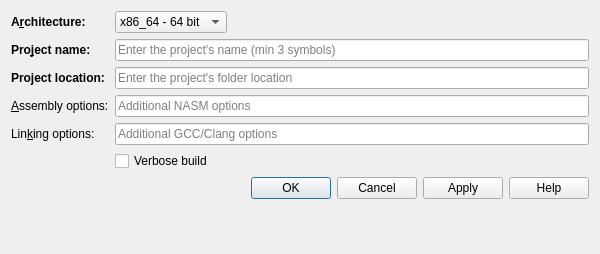
<?xml version="1.0" encoding="UTF-8"?>
<ui version="4.0">
 <class>ProjectWindow</class>
 <widget class="QDialog" name="ProjectWindow">
  <property name="geometry">
   <rect>
    <x>0</x>
    <y>0</y>
    <width>600</width>
    <height>254</height>
   </rect>
  </property>
  <property name="maximumSize">
   <size>
    <width>600</width>
    <height>254</height>
   </size>
  </property>
  <property name="cursor">
   <cursorShape>ArrowCursor</cursorShape>
  </property>
  <property name="windowTitle">
   <string notr="true">Project</string>
  </property>
  <property name="modal">
   <bool>true</bool>
  </property>
  <layout class="QFormLayout" name="formLayout">
   <item row="0" column="0">
    <widget class="QLabel" name="archLabel">
     <property name="font">
      <font>
       <weight>75</weight>
       <bold>true</bold>
      </font>
     </property>
     <property name="text">
      <string>A&amp;rchitecture:</string>
     </property>
     <property name="buddy">
      <cstring>archiComboBox</cstring>
     </property>
    </widget>
   </item>
   <item row="0" column="1">
    <layout class="QHBoxLayout" name="horizontalLayout">
     <item>
      <widget class="QComboBox" name="archiComboBox">
       <property name="currentIndex">
        <number>1</number>
       </property>
       <item>
        <property name="text">
         <string>x86 - 32 bit</string>
        </property>
       </item>
       <item>
        <property name="text">
         <string>x86_64 - 64 bit</string>
        </property>
       </item>
      </widget>
     </item>
     <item>
      <spacer name="horizontalSpacer">
       <property name="orientation">
        <enum>Qt::Horizontal</enum>
       </property>
       <property name="sizeHint" stdset="0">
        <size>
         <width>40</width>
         <height>20</height>
        </size>
       </property>
      </spacer>
     </item>
    </layout>
   </item>
   <item row="1" column="0">
    <widget class="QLabel" name="nameLabel">
     <property name="font">
      <font>
       <weight>75</weight>
       <bold>true</bold>
      </font>
     </property>
     <property name="text">
      <string>Pro&amp;ject name:</string>
     </property>
     <property name="buddy">
      <cstring>nameEdit</cstring>
     </property>
    </widget>
   </item>
   <item row="1" column="1">
    <widget class="QLineEdit" name="nameEdit">
     <property name="text">
      <string/>
     </property>
     <property name="placeholderText">
      <string>Enter the project's name (min 3 symbols)</string>
     </property>
    </widget>
   </item>
   <item row="2" column="1">
    <widget class="QFileEdit" name="pathEdit">
     <property name="toolTip">
      <string/>
     </property>
     <property name="whatsThis">
      <string/>
     </property>
     <property name="placeholderText">
      <string>Enter the project's folder location</string>
     </property>
     <property name="clearButtonEnabled">
      <bool>true</bool>
     </property>
     <property name="mode">
      <enum>QFileEdit::OpenFolderDialog</enum>
     </property>
    </widget>
   </item>
   <item row="3" column="0">
    <widget class="QLabel" name="assemblyLabel">
     <property name="sizePolicy">
      <sizepolicy hsizetype="Fixed" vsizetype="Preferred">
       <horstretch>0</horstretch>
       <verstretch>0</verstretch>
      </sizepolicy>
     </property>
     <property name="text">
      <string>&amp;Assembly options:</string>
     </property>
     <property name="buddy">
      <cstring>assemblyOptionsEdit</cstring>
     </property>
    </widget>
   </item>
   <item row="3" column="1">
    <widget class="QLineEdit" name="assemblyOptionsEdit">
     <property name="placeholderText">
      <string>Additional NASM options</string>
     </property>
    </widget>
   </item>
   <item row="4" column="0">
    <widget class="QLabel" name="linkingLabel">
     <property name="sizePolicy">
      <sizepolicy hsizetype="Fixed" vsizetype="Preferred">
       <horstretch>0</horstretch>
       <verstretch>0</verstretch>
      </sizepolicy>
     </property>
     <property name="text">
      <string>Lin&amp;king options:</string>
     </property>
     <property name="buddy">
      <cstring>linkingOptionsEdit</cstring>
     </property>
    </widget>
   </item>
   <item row="4" column="1">
    <widget class="QLineEdit" name="linkingOptionsEdit">
     <property name="placeholderText">
      <string>Additional GCC/Clang options</string>
     </property>
    </widget>
   </item>
   <item row="5" column="1">
    <widget class="QCheckBox" name="verboseBuild">
     <property name="text">
      <string>Verbose build</string>
     </property>
    </widget>
   </item>
   <item row="6" column="0" colspan="2">
    <widget class="QDialogButtonBox" name="buttonBox">
     <property name="orientation">
      <enum>Qt::Horizontal</enum>
     </property>
     <property name="standardButtons">
      <set>QDialogButtonBox::Apply|QDialogButtonBox::Cancel|QDialogButtonBox::Help|QDialogButtonBox::Ok</set>
     </property>
    </widget>
   </item>
   <item row="2" column="0">
    <widget class="QLabel" name="pathLabel">
     <property name="font">
      <font>
       <weight>75</weight>
       <bold>true</bold>
      </font>
     </property>
     <property name="text">
      <string>Project location:</string>
     </property>
    </widget>
   </item>
  </layout>
  <zorder>nameLabel</zorder>
  <zorder>nameEdit</zorder>
  <zorder>assemblyLabel</zorder>
  <zorder>assemblyOptionsEdit</zorder>
  <zorder>linkingLabel</zorder>
  <zorder>linkingOptionsEdit</zorder>
  <zorder>verboseBuild</zorder>
  <zorder>buttonBox</zorder>
  <zorder>archLabel</zorder>
  <zorder>pathEdit</zorder>
  <zorder>pathLabel</zorder>
 </widget>
 <customwidgets>
  <customwidget>
   <class>QFileEdit</class>
   <extends>QLineEdit</extends>
   <header>qfileedit.h</header>
  </customwidget>
 </customwidgets>
 <resources/>
 <connections/>
 <slots>
  <slot>onShowOpenFile()</slot>
  <slot>onProjectTextChanged(QString)</slot>
 </slots>
</ui>
